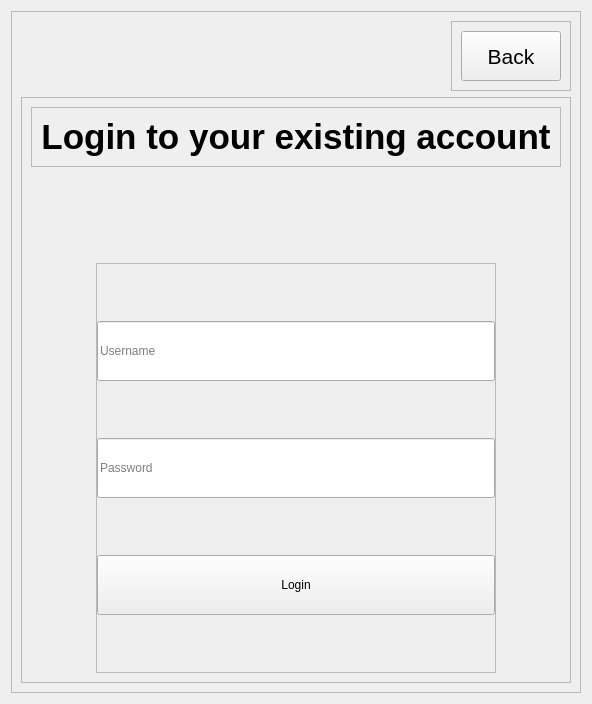
      <widget class="QWidget" name="rms_login">
       <layout class="QHBoxLayout" name="horizontalLayout_5">
        <item>
         <widget class="QFrame" name="frame_9">
          <property name="frameShape">
           <enum>QFrame::StyledPanel</enum>
          </property>
          <property name="frameShadow">
           <enum>QFrame::Raised</enum>
          </property>
          <layout class="QVBoxLayout" name="verticalLayout_33">
           <item alignment="Qt::AlignRight|Qt::AlignTop">
            <widget class="QFrame" name="frame_42">
             <property name="frameShape">
              <enum>QFrame::StyledPanel</enum>
             </property>
             <property name="frameShadow">
              <enum>QFrame::Raised</enum>
             </property>
             <layout class="QVBoxLayout" name="verticalLayout_34">
              <item>
               <widget class="QPushButton" name="back_btn_login">
                <property name="minimumSize">
                 <size>
                  <width>100</width>
                  <height>50</height>
                 </size>
                </property>
                <property name="styleSheet">
                 <string notr="true">font:16pt;</string>
                </property>
                <property name="text">
                 <string>Back</string>
                </property>
                <property name="icon">
                 <iconset>
                  <normaloff>../../../../../mnt/c/Users/prasa/Downloads/left-arrow.png</normaloff>../../../../../mnt/c/Users/prasa/Downloads/left-arrow.png</iconset>
                </property>
                <property name="iconSize">
                 <size>
                  <width>20</width>
                  <height>20</height>
                 </size>
                </property>
               </widget>
              </item>
             </layout>
            </widget>
           </item>
           <item alignment="Qt::AlignVCenter">
            <widget class="QFrame" name="frame_10">
             <property name="frameShape">
              <enum>QFrame::StyledPanel</enum>
             </property>
             <property name="frameShadow">
              <enum>QFrame::Raised</enum>
             </property>
             <layout class="QVBoxLayout" name="verticalLayout_9">
              <item>
               <widget class="QFrame" name="frame_41">
                <property name="frameShape">
                 <enum>QFrame::StyledPanel</enum>
                </property>
                <property name="frameShadow">
                 <enum>QFrame::Raised</enum>
                </property>
                <layout class="QHBoxLayout" name="horizontalLayout_17">
                 <item alignment="Qt::AlignVCenter">
                  <widget class="QLabel" name="label_7">
                   <property name="minimumSize">
                    <size>
                     <width>0</width>
                     <height>0</height>
                    </size>
                   </property>
                   <property name="maximumSize">
                    <size>
                     <width>16777215</width>
                     <height>200</height>
                    </size>
                   </property>
                   <property name="text">
                    <string>&lt;html&gt;&lt;head/&gt;&lt;body&gt;&lt;p align=&quot;center&quot;&gt;&lt;span style=&quot; font-size:26pt; font-weight:600;&quot;&gt;Login to your existing account&lt;/span&gt;&lt;/p&gt;&lt;/body&gt;&lt;/html&gt;</string>
                   </property>
                  </widget>
                 </item>
                </layout>
               </widget>
              </item>
              <item alignment="Qt::AlignHCenter|Qt::AlignVCenter">
               <widget class="QFrame" name="frame_11">
                <property name="minimumSize">
                 <size>
                  <width>400</width>
                  <height>500</height>
                 </size>
                </property>
                <property name="maximumSize">
                 <size>
                  <width>3000</width>
                  <height>16777215</height>
                 </size>
                </property>
                <property name="styleSheet">
                 <string notr="true">QFrame{
margin-top:90;
font:16pt
}
QPushButton{
width:100px;
}
</string>
                </property>
                <property name="frameShape">
                 <enum>QFrame::StyledPanel</enum>
                </property>
                <property name="frameShadow">
                 <enum>QFrame::Raised</enum>
                </property>
                <layout class="QVBoxLayout" name="verticalLayout_10">
                 <property name="spacing">
                  <number>0</number>
                 </property>
                 <property name="leftMargin">
                  <number>0</number>
                 </property>
                 <property name="topMargin">
                  <number>0</number>
                 </property>
                 <property name="rightMargin">
                  <number>0</number>
                 </property>
                 <property name="bottomMargin">
                  <number>0</number>
                 </property>
                 <item>
                  <widget class="QLineEdit" name="lineEdit_3">
                   <property name="minimumSize">
                    <size>
                     <width>50</width>
                     <height>60</height>
                    </size>
                   </property>
                   <property name="styleSheet">
                    <string notr="true">width:300px;
font: 16pt &quot;Sans Serif&quot;;</string>
                   </property>
                   <property name="text">
                    <string/>
                   </property>
                   <property name="placeholderText">
                    <string>Username</string>
                   </property>
                  </widget>
                 </item>
                 <item>
                  <widget class="QLineEdit" name="lineEdit_4">
                   <property name="minimumSize">
                    <size>
                     <width>0</width>
                     <height>60</height>
                    </size>
                   </property>
                   <property name="styleSheet">
                    <string notr="true">font: 16pt &quot;Sans Serif&quot;;</string>
                   </property>
                   <property name="echoMode">
                    <enum>QLineEdit::Password</enum>
                   </property>
                   <property name="placeholderText">
                    <string>Password</string>
                   </property>
                  </widget>
                 </item>
                 <item>
                  <widget class="QPushButton" name="pushButton_4">
                   <property name="minimumSize">
                    <size>
                     <width>100</width>
                     <height>60</height>
                    </size>
                   </property>
                   <property name="styleSheet">
                    <string notr="true">font: 16pt &quot;Sans Serif&quot;;</string>
                   </property>
                   <property name="text">
                    <string>Login</string>
                   </property>
                  </widget>
                 </item>
                </layout>
               </widget>
              </item>
             </layout>
            </widget>
           </item>
          </layout>
         </widget>
        </item>
       </layout>
      </widget>
